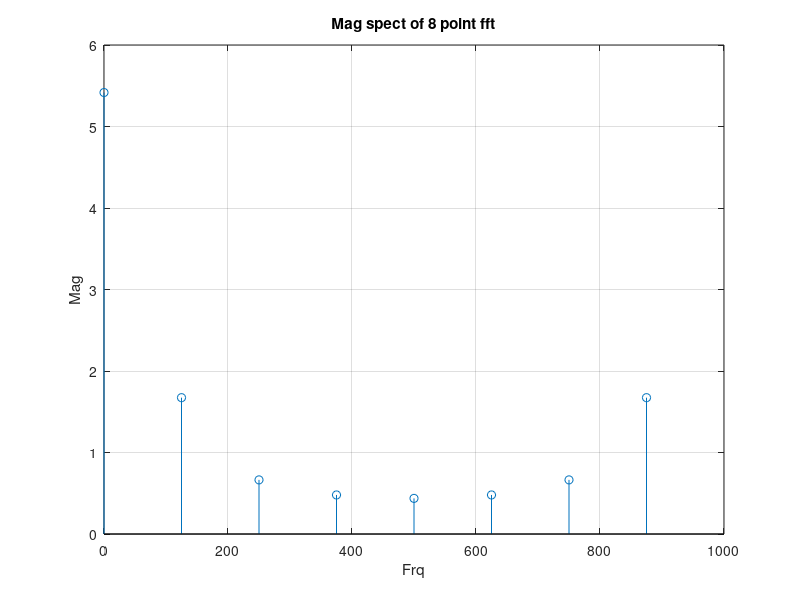

Write the MATLAB code that produced this figure.
clc;
clear all;
close all;
fs=1000;
N=8;
n=0:N-1;
x=sin(2*pi*50*n/fs);
xf=fft(x, N);
magx=abs(xf);
f=(0:N-1)*(fs/N);
stem(f, magx);
xlabel("Frq");
ylabel("Mag");
title("Mag spect of 8 point fft");
grid on;
disp("f \ magx ");
disp([f', magx'])
